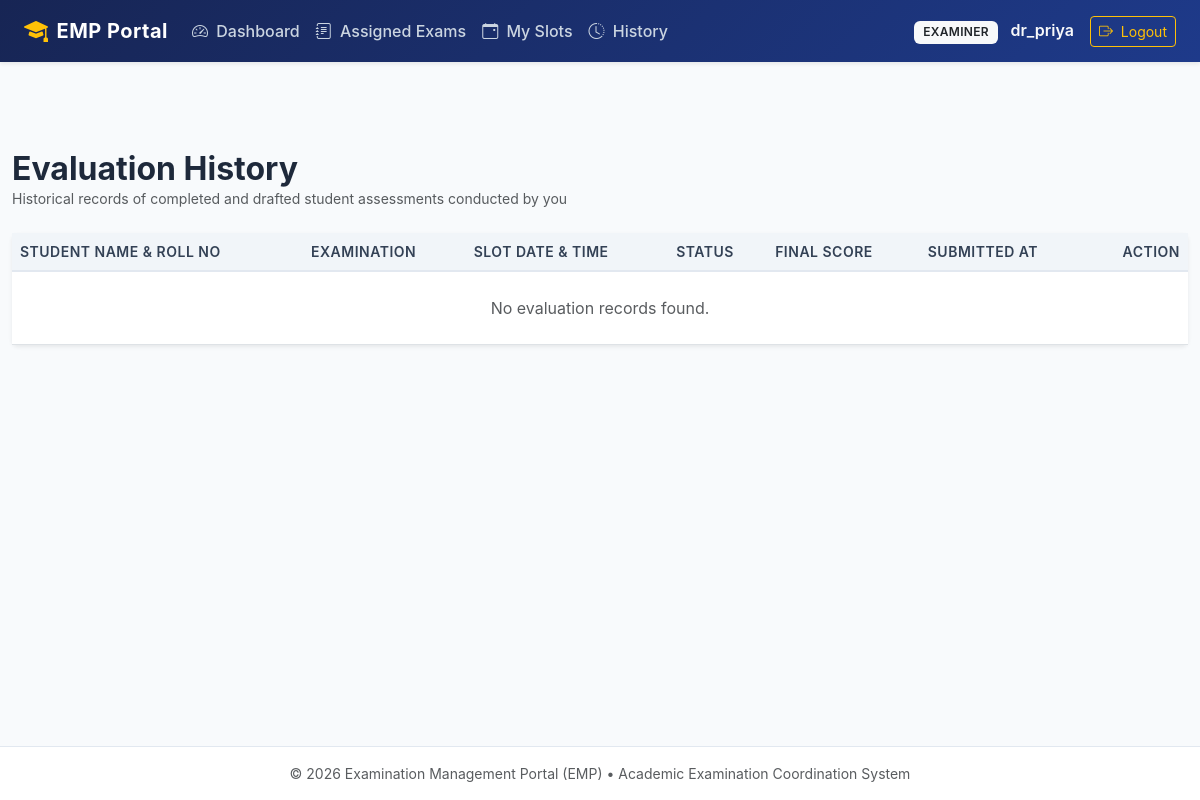
/examiner/evaluations/history (signed in), run on an earlier commit of the app's database.
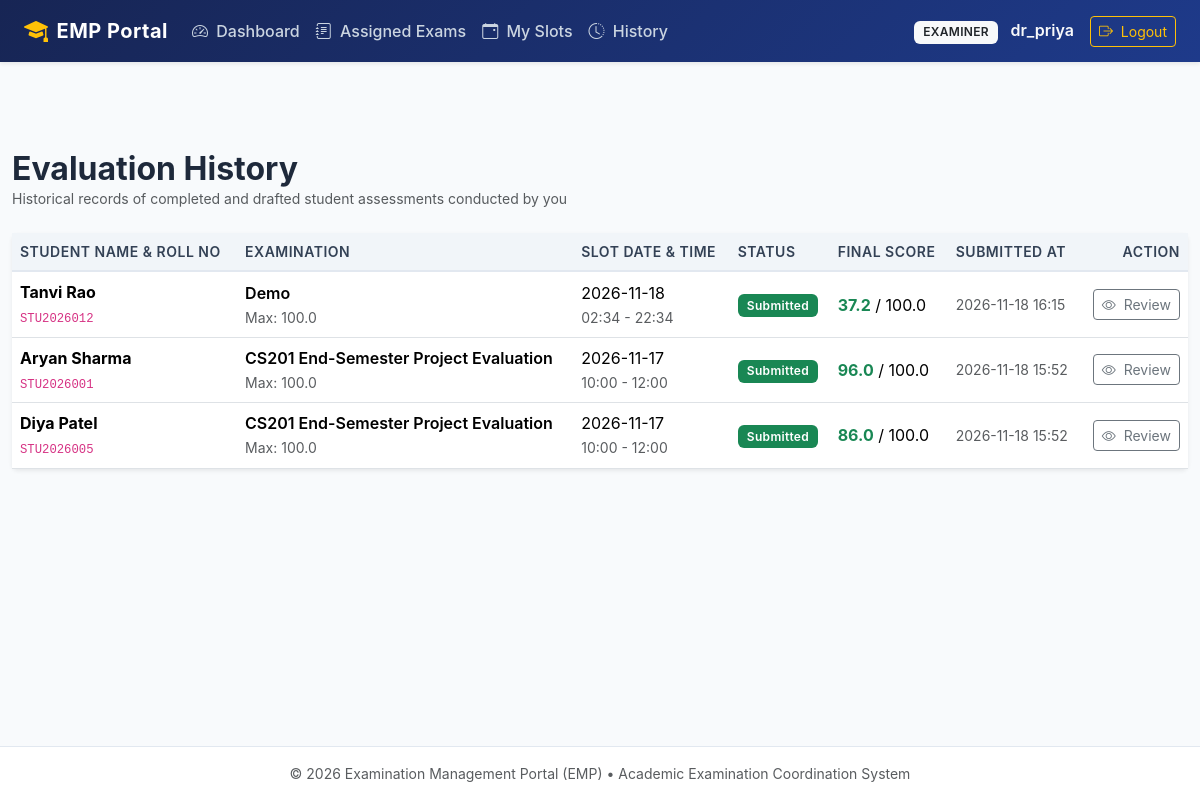
And on a later commit of the database.
### tables this page shows
CREATE TABLE evaluations (
    id INTEGER PRIMARY KEY AUTOINCREMENT,
    booking_id INTEGER UNIQUE NOT NULL,
    examination_id INTEGER NOT NULL,
    student_id INTEGER NOT NULL,
    examiner_id INTEGER NOT NULL,
    total_score REAL NOT NULL DEFAULT 0.0,
    remarks TEXT,
    status VARCHAR(20) NOT NULL DEFAULT 'draft' CHECK(status IN ('draft', 'submitted')),
    submitted_at TIMESTAMP,
    created_at TIMESTAMP NOT NULL DEFAULT CURRENT_TIMESTAMP,
    updated_at TIMESTAMP NOT NULL DEFAULT CURRENT_TIMESTAMP,
    FOREIGN KEY (booking_id) REFERENCES bookings(id) ON DELETE RESTRICT,
    FOREIGN KEY (examination_id) REFERENCES examinations(id) ON DELETE RESTRICT,
    FOREIGN KEY (student_id) REFERENCES users(id) ON DELETE RESTRICT,
    FOREIGN KEY (examiner_id) REFERENCES users(id) ON DELETE RESTRICT
);

CREATE TABLE student_profiles (
    id INTEGER PRIMARY KEY AUTOINCREMENT,
    user_id INTEGER UNIQUE NOT NULL,
    student_id_number VARCHAR(50) UNIQUE NOT NULL,
    full_name VARCHAR(120) NOT NULL,
    department VARCHAR(100) NOT NULL,
    program VARCHAR(100) NOT NULL,
    phone VARCHAR(30),
    FOREIGN KEY (user_id) REFERENCES users(id) ON DELETE CASCADE
);

CREATE TABLE examinations (
    id INTEGER PRIMARY KEY AUTOINCREMENT,
    course_id INTEGER NOT NULL,
    title VARCHAR(150) NOT NULL,
    exam_type VARCHAR(50) NOT NULL,
    duration_minutes INTEGER NOT NULL,
    max_marks REAL NOT NULL,
    slot_creation_start TIMESTAMP NOT NULL,
    slot_creation_end TIMESTAMP NOT NULL,
    booking_start TIMESTAMP NOT NULL,
    booking_end TIMESTAMP NOT NULL,
    status VARCHAR(20) NOT NULL DEFAULT 'draft' CHECK(status IN ('draft', 'slot_creation', 'booking_open', 'closed', 'completed')),
    created_at TIMESTAMP NOT NULL DEFAULT CURRENT_TIMESTAMP,
    FOREIGN KEY (course_id) REFERENCES courses(id) ON DELETE RESTRICT
);

CREATE TABLE examination_slots (
    id INTEGER PRIMARY KEY AUTOINCREMENT,
    examination_id INTEGER NOT NULL,
    examiner_id INTEGER NOT NULL,
    slot_date DATE NOT NULL,
    start_time TIME NOT NULL,
    end_time TIME NOT NULL,
    venue_or_link VARCHAR(150) NOT NULL,
    capacity INTEGER NOT NULL CHECK(capacity > 0),
    booked_count INTEGER NOT NULL DEFAULT 0 CHECK(booked_count >= 0),
    status VARCHAR(20) NOT NULL DEFAULT 'available' CHECK(status IN ('available', 'full', 'cancelled')),
    created_at TIMESTAMP NOT NULL DEFAULT CURRENT_TIMESTAMP,
    FOREIGN KEY (examination_id) REFERENCES examinations(id) ON DELETE RESTRICT,
    FOREIGN KEY (examiner_id) REFERENCES users(id) ON DELETE RESTRICT
);

### app/routes/examiner.py (the view)
@examiner_bp.route('/evaluations/history')
def evaluations_history():
    examiner_id = session['user_id']
    db = get_db()
    evaluations = db.execute(
        """
        SELECT ev.*,
               e.title as exam_title, e.max_marks as exam_max_marks,
               sp.student_id_number, sp.full_name as student_name,
               s.slot_date, s.start_time, s.end_time
        FROM evaluations ev
        JOIN examinations e ON ev.examination_id = e.id
        JOIN student_profiles sp ON ev.student_id = sp.user_id
        JOIN bookings b ON ev.booking_id = b.id
        JOIN examination_slots s ON b.slot_id = s.id
        WHERE ev.examiner_id = ?
        ORDER BY ev.updated_at DESC
        """,
        (examiner_id,)
    ).fetchall()
    return render_template('examiner/history.html', evaluations=evaluations)

### app/database.py (called while the page is built)
def get_db(db_path=None):
    if db_path is None:
        try:
            db_path = current_app.config['DATABASE_PATH']
        except RuntimeError:
            from app.config import Config
            db_path = Config.DATABASE_PATH
    try:
        if 'db' not in g:
            if db_path != ':memory:':
                os.makedirs(os.path.dirname(os.path.abspath(db_path)), exist_ok=True)
            conn = sqlite3.connect(db_path)
            conn.row_factory = sqlite3.Row
            conn.execute("PRAGMA foreign_keys = ON;")
            g.db = conn
        return g.db
    except RuntimeError:
        if db_path != ':memory:':
            os.makedirs(os.path.dirname(os.path.abspath(db_path)), exist_ok=True)
        conn = sqlite3.connect(db_path)
        conn.row_factory = sqlite3.Row
        conn.execute("PRAGMA foreign_keys = ON;")
        return conn

### app/routes/examiner.py (called while the page is built)
@examiner_bp.before_request
@role_required('examiner')
def check_examiner():
    pass

### app/templates/examiner/history.html (shortened to what this page needs)
{% extends "base.html" %}
{% block content %}
<div class="d-flex justify-content-between align-items-center mb-4">
    <div>
        <h2 class="fw-bold mb-0">Evaluation History</h2>
        <p class="text-muted small mb-0">Historical records of completed and drafted student assessments conducted by you</p>
    </div>
</div>
<div class="card shadow-sm border-0">
    <div class="card-body p-0">
        <div class="table-responsive">
            <table class="table table-hover table-emp align-middle mb-0">
                <thead>
                    <tr>
                        <th>Student Name & Roll No</th>
                        <th>Examination</th>
                        <th>Slot Date & Time</th>
                        <th>Status</th>
                        <th>Final Score</th>
                        <th>Submitted At</th>
                        <th class="text-end">Action</th>
                    </tr>
                </thead>
                <tbody>
                    {% for ev in evaluations %}
                    <tr>
                        <td>
                            <div class="fw-bold">{{ ev.student_name }}</div>
                            <small class="text-primary"><code>{{ ev.student_id_number }}</code></small>
                        </td>
                        <td>
                            <div class="fw-semibold">{{ ev.exam_title }}</div>
                            <small class="text-muted">Max: {{ ev.exam_max_marks }}</small>
                        </td>
                        <td>
                            <div>{{ ev.slot_date }}</div>
                            <small class="text-muted">{{ ev.start_time }} - {{ ev.end_time }}</small>
                        </td>
                        <td>{{ ev.status | status_badge | safe }}</td>
                        <td>
                            {% if ev.status == 'submitted' %}
                                <strong class="text-success">{{ ev.total_score }}</strong> / {{ ev.exam_max_marks }}
                            {% else %}
                                <span class="text-muted">Draft: {{ ev.total_score }}</span>
                            {% endif %}
                        </td>
                        <td class="small text-muted">{{ ev.submitted_at | datetime_format }}</td>
                        <td class="text-end">
                            <a href="{{ url_for('examiner.evaluate_student', booking_id=ev.booking_id) }}" class="btn btn-outline-secondary btn-sm">
                                <i class="bi bi-eye me-1"></i> Review
                            </a>
                        </td>
                    </tr>
                    {% else %}
                    <tr>
                        <td colspan="7" class="text-center py-4 text-muted">No evaluation records found.</td>
                    </tr>
                    {% endfor %}
                </tbody>
            </table>
        </div>
    </div>
</div>
{% endblock %}

What changed in the data, as far as the page shows it:
added evaluations: student_name "Tanvi Rao", student_id_number "STU2026012", exam_title "Demo", exam_max_marks "100.0", slot_date "2026-11-18", start_time "02:34", end_time "22:34", status|status_badge "Submitted", total_score "37.2", submitted_at "2026-11-18 16:15"
added evaluations: student_name "Aryan Sharma", student_id_number "STU2026001", exam_title "CS201 End-Semester Project Evaluation", exam_max_marks "100.0", slot_date "2026-11-17", start_time "10:00", end_time "12:00", status|status_badge "Submitted", total_score "96.0", submitted_at "2026-11-18 15:52"
added evaluations: student_name "Diya Patel", student_id_number "STU2026005", exam_title "CS201 End-Semester Project Evaluation", exam_max_marks "100.0", slot_date "2026-11-17", start_time "10:00", end_time "12:00", status|status_badge "Submitted", total_score "86.0", submitted_at "2026-11-18 15:52"
Also different on the page:
text no longer shown: "No evaluation records found."
